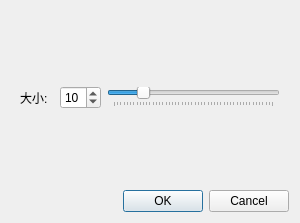
<?xml version="1.0" encoding="UTF-8"?>
<ui version="4.0">
 <class>NumInputDialog</class>
 <widget class="QWidget" name="NumInputDialog">
  <property name="geometry">
   <rect>
    <x>0</x>
    <y>0</y>
    <width>300</width>
    <height>223</height>
   </rect>
  </property>
  <property name="windowTitle">
   <string>Form</string>
  </property>
  <layout class="QVBoxLayout" name="verticalLayout">
   <item>
    <widget class="QWidget" name="widget" native="true">
     <layout class="QHBoxLayout" name="horizontalLayout">
      <item>
       <widget class="QLabel" name="label">
        <property name="text">
         <string>大小:  </string>
        </property>
       </widget>
      </item>
      <item>
       <widget class="QSpinBox" name="spinBox">
        <property name="minimum">
         <number>1</number>
        </property>
        <property name="maximum">
         <number>50</number>
        </property>
        <property name="value">
         <number>10</number>
        </property>
       </widget>
      </item>
      <item>
       <widget class="QSlider" name="slider">
        <property name="minimum">
         <number>1</number>
        </property>
        <property name="maximum">
         <number>50</number>
        </property>
        <property name="pageStep">
         <number>1</number>
        </property>
        <property name="value">
         <number>10</number>
        </property>
        <property name="orientation">
         <enum>Qt::Horizontal</enum>
        </property>
        <property name="tickPosition">
         <enum>QSlider::TicksBelow</enum>
        </property>
       </widget>
      </item>
     </layout>
    </widget>
   </item>
   <item>
    <widget class="QDialogButtonBox" name="buttonBox">
     <property name="standardButtons">
      <set>QDialogButtonBox::Cancel|QDialogButtonBox::Ok</set>
     </property>
    </widget>
   </item>
  </layout>
 </widget>
 <resources/>
 <connections/>
</ui>
